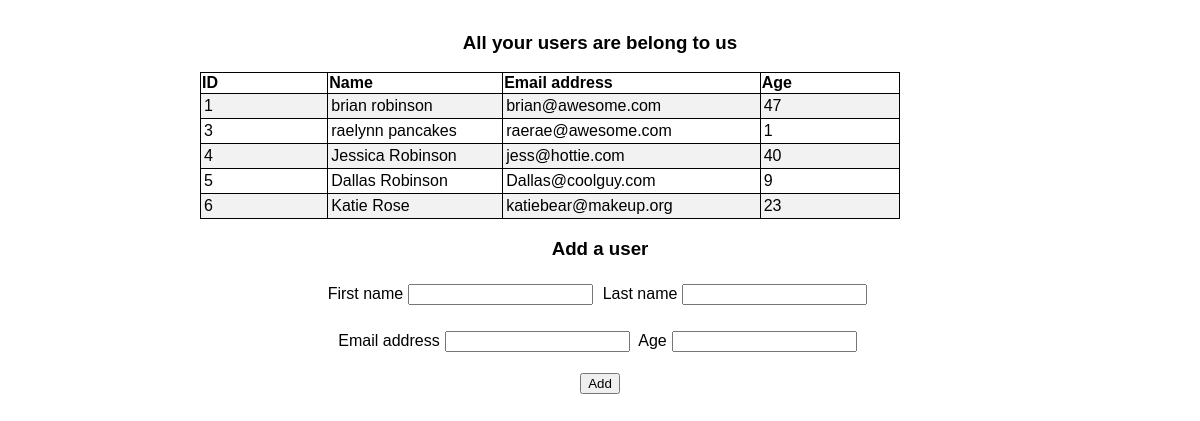
The page / on the database its author committed.
### users_app/models.py (models this page shows)
class User(models.Model):
    first_name=models.CharField(max_length=255)
    last_name=models.CharField(max_length=255)
    email_address=models.CharField(max_length=255)
    age=models.IntegerField()
    created_at=models.DateTimeField(auto_now_add=True)
    updated_at=models.DateTimeField(auto_now=True)

### users_app/views.py (the view)
# urls.py: path('',views.index),
def index(request):
    context={
        "all_users":User.objects.all()
    }
    return render(request,"index.html",context)

### users_app/templates/index.html (shortened to what this page needs)
<!DOCTYPE html>
<html lang="en">
<head>
    {% load static %}
    <link rel="stylesheet" href="{% static 'style.css' %}">
</head>
<body>
    <div id="wrapper">
        <h3>All your users are belong to us</h1>
            <table class="w3-table w3-striped">
                <tr>
                    <th>ID</th>
                    <th>Name</th>
                    <th>Email address</th>
                    <th>Age</th>
                </tr>
                {% for user in all_users %}
                <tr>
                    <td>{{user.id}}</td>
                    <td>{{user.first_name}} {{user.last_name}}</td>
                    <td>{{user.email_address}}</td>
                    <td>{{user.age}}</td>
                </tr>
                {% endfor %}
            </table>
            <div id="adduser">
                <h3>Add a user</h3>
                <form action="add_user" method="post">
                    <p>First name<input type="text" name="first_name">
                        Last name<input type="text" name="last_name"></p>
                    <p>Email address<input type="text" name="email_address">
                        Age<input type="text" name="age"></p>
                    <button>Add</button>
                </form>
            </div>
    </div>
</body>
</html>

### users_app/static/style.css (style rules this page uses)
* { font-family: sans-serif; }
#wrapper { width: 1000px; text-align: center; padding: 5px; margin: 0px auto; }
table,th,td { border: 1px solid black; border-collapse: collapse; width: 700px; text-align: left; }
td,td { padding: 3px; }
tr:nth-child(even) { background-color: #f2f2f2; }
table { margin-left: 100px; }
input { margin: 5px; }

### rows shown on the page
User: id "1", first_name "brian", last_name "robinson", email_address "brian@awesome.com", age "47"
User: id "3", first_name "raelynn", last_name "pancakes", email_address "raerae@awesome.com", age "1"
User: id "4", first_name "Jessica", last_name "Robinson", email_address "jess@hottie.com", age "40"
User: id "5", first_name "Dallas", last_name "Robinson", email_address "Dallas@coolguy.com", age "9"
User: id "6", first_name "Katie", last_name "Rose", email_address "katiebear@makeup.org", age "23"
